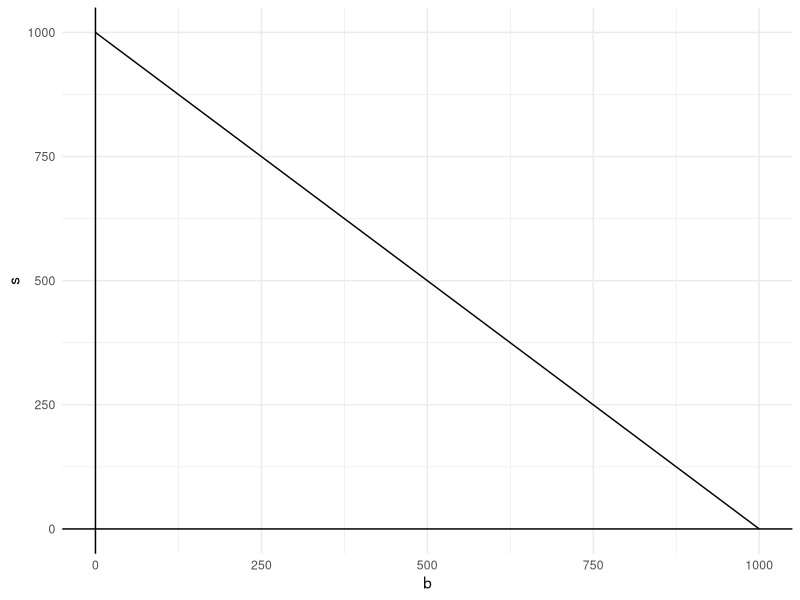
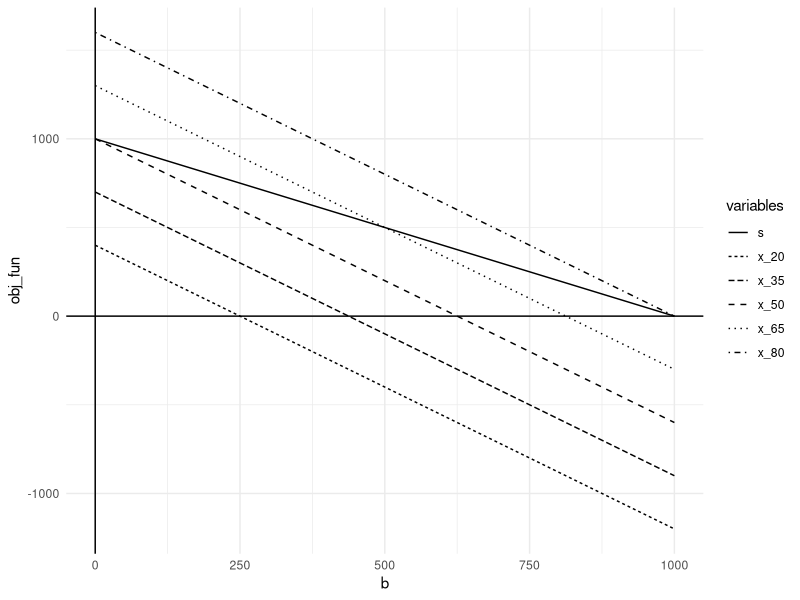

Write R code to recreate these figures, in order.
## ---- chunk 1

library(tidyverse)
library(rmarkdown)
library(knitr)
library(xml2)
library(lpSolve) #Note this new library for Linear Programming

knitr::opts_chunk$set(echo = T, 
                      warning = T, 
                      message = F, 
                      eval = T, 
                      include = T,
                      fig.height=4, 
                      fig.width=4
                      )
## ---- chunk 2

b <- 0:1000
s <- 1000 - b

ggplot(data.frame(cbind(b, s)), aes(b, s)) +
  geom_line() +
  geom_vline(xintercept = 0) + #vertical line
  geom_hline(yintercept = 0) + #horizontal line
  theme_minimal()

## ---- chunk 3

y_s <- 0:1000

x_20 <- (20-0.08*y_s)/0.05 #contour line: .05b+.08s=20
x_35 <- (35-0.08*y_s)/0.05 #contour line: .05b+.08s=35
x_50 <- (50-0.08*y_s)/0.05
x_65 <- (65-0.08*y_s)/0.05
x_80 <- (80-0.08*y_s)/0.05

data_plot_w <- cbind(b, s, x_20, 
                     x_35, x_50, 
                     x_65, x_80) %>%
  dplyr::as_tibble() #wide format

data_plot_l <- tidyr::gather(data_plot_w, 
                             s:x_80,
                             key = "variables",
                             value = "obj_fun") #long format

ggplot(data = data_plot_l, aes(b, obj_fun)) +
  geom_line(aes(linetype = variables)) +
  geom_vline(xintercept = 0) +
  geom_hline(yintercept = 0) +
  theme_minimal()


## ---- chunk 4

optim_port <- lpSolve::lp(direction = "max",
                          objective.in = c(0.05, 0.08),
                          const.mat = matrix(c(1,1), #must be matrix
                                             nrow = 1,
                                             byrow = T
                                             ),
                          const.dir = c("<=", "<="),
                          const.rhs = 1000
                          )

optim_port$solution

optim_port$objval

## ---- chunk 5

optim_lp <- lpSolve::lp(direction = "max",
                        objective.in = c(25, 20),
                        const.mat = matrix(c(20, 12, 1/15, 1/15),
                                           nrow = 2,
                                           byrow = T),
                        const.dir = c("<=", "<="),
                        const.rhs = c(1800, 8)
                        )

optim_lp$solution

optim_lp$objval
